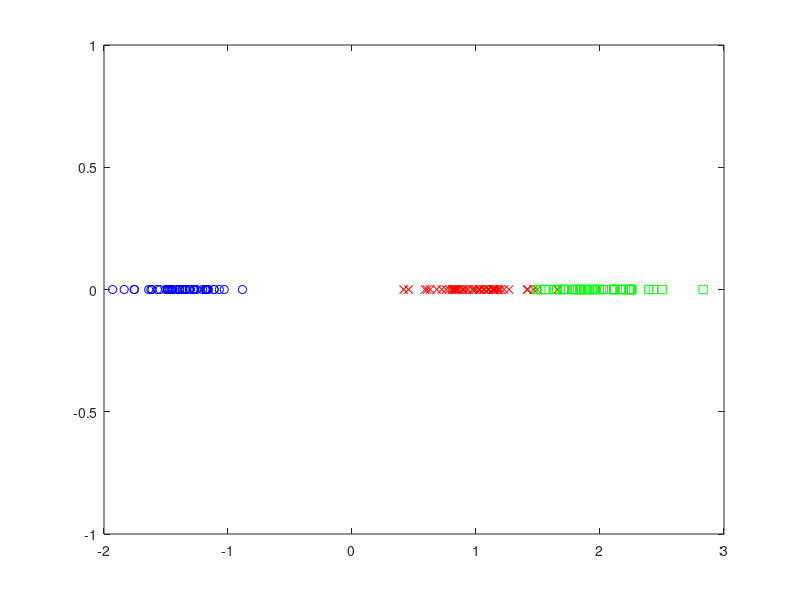

MATLAB code to generate this figure:
full_data = importdata('data/iris.csv', ',', 1);
X = full_data.data(:, 1 : 4)';
[p, n] = size(X);

class_count = 3;
nc = [50 50 50];
muc = zeros(p, class_count);
j = 1;
for i = 1 : class_count
    muc(:, i) = mean(X(:, j : j + nc(i) - 1), 2);
    j = j + nc(i);
end
mu = mean(X, 2);

SB = zeros(p, p);
SW = zeros(p, p);
k = 0;
for i = 1 : class_count
    SB = SB + nc(i) * (muc(:, i) - mu) * (muc(:, i) - mu)';
    for j = 1 : nc(i)
        SW = SW + (X(:, k + j) - muc(:, i)) * (X(:, k + j) - muc(:, i))';
    end
    k = k + nc(i);
end

C = SW \ SB;
[U, S, V] = svd(C);
trS = trace(S);
k = 1;
sd = S(1, 1);
while (sd < 0.99 * trS)
    k = k + 1;
    sd = sd + S(k, k);
end
P = U(:, 1 : k)';
Y = P * X;

plot(Y(1, 1 : 50), zeros(1, 50), 'bo');
axis([-2 3 -1 1]);
hold on
plot(Y(1, 51 : 100), zeros(1, 50), 'rx');
plot(Y(1, 101 : 150), zeros(1, 50), 'gs');
